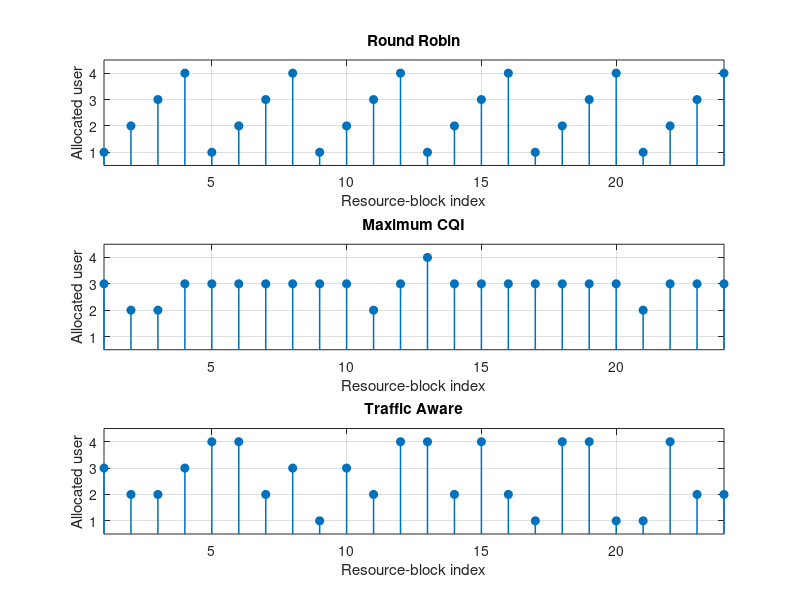
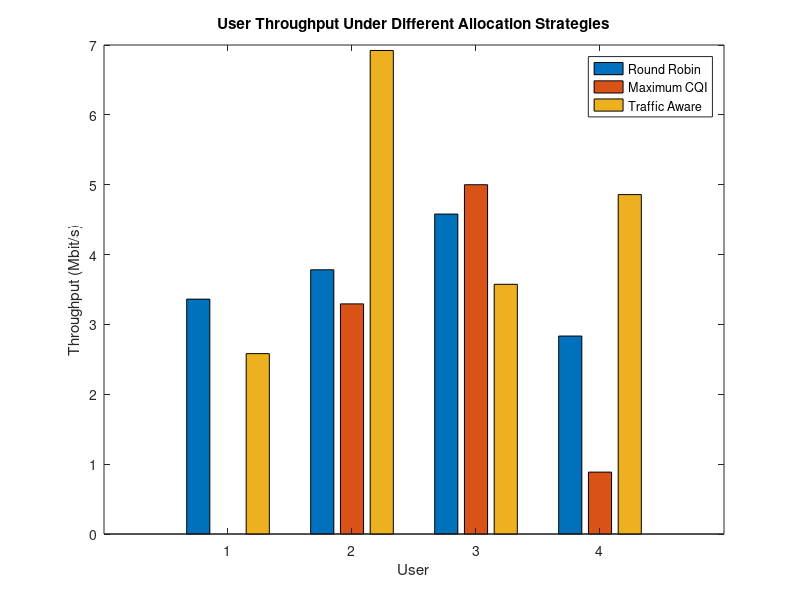

MATLAB code to generate these figures, in order:

clc;
clear;
close all;

%% Input Parameters
rng(7);                         % Repeatable random results

K = 4;                          % Number of users
NRB = 24;                       % Number of resource blocks
BRB = 180e3;                    % Bandwidth per RB (Hz)
Tslot = 1e-3;                   % Scheduling interval (seconds)
etaMax = 6;                     % Maximum spectral efficiency (bit/s/Hz)

avgSNRdB = [5 10 15 8];         % Average user SNR (dB)
trafficMbps = [8 12 5 10];      % Offered traffic (Mbit/s)

% Bits requested during one scheduling interval
demandBits = trafficMbps * 1e6 * Tslot;

%% Generate Channel Quality
snrVariation = 4 * randn(K, NRB);
snrDB = avgSNRdB(:) + snrVariation;
snrLinear = 10.^(snrDB / 10);

% Calculate spectral efficiency
spectralEfficiency = min(log2(1 + snrLinear), etaMax);

% Achievable bits per RB
rateBps = BRB * spectralEfficiency;
bitsPerRB = rateBps * Tslot;

strategyNames = {'Round Robin', 'Maximum CQI', 'Traffic Aware'};
allocations = zeros(K, NRB, 3);

%% Strategy 1: Round Robin Allocation
for n = 1:NRB
    user = mod(n - 1, K) + 1;
    allocations(user, n, 1) = 1;
end

%% Strategy 2: Maximum CQI Allocation
for n = 1:NRB
    [~, user] = max(snrDB(:, n));
    allocations(user, n, 2) = 1;
end

%% Strategy 3: Traffic-Aware Allocation
servedBits = zeros(K, 1);

for n = 1:NRB
    remainingBits = max(demandBits(:) - servedBits, 0);

    if all(remainingBits <= 0)
        break;
    end

    normalizedDemand = remainingBits ./ max(demandBits(:), eps);
    metric = bitsPerRB(:, n) .* normalizedDemand;

    metric(remainingBits <= 0) = -inf;

    [~, user] = max(metric);
    allocations(user, n, 3) = 1;

    deliveredBits = min(bitsPerRB(user, n), remainingBits(user));
    servedBits(user) = servedBits(user) + deliveredBits;
end

%% Performance Calculations
userThroughputMbps = zeros(K, 3);
totalThroughputMbps = zeros(1, 3);
jainFairness = zeros(1, 3);
utilization = zeros(1, 3);
unservedTrafficMbps = zeros(K, 3);
rbPerUser = zeros(K, 3);

for s = 1:3

    allocation = allocations(:, :, s);
    deliveredBits = sum(allocation .* bitsPerRB, 2);

    % Useful throughput
    usefulBits = min(deliveredBits, demandBits(:));
    userThroughputMbps(:, s) = usefulBits / Tslot / 1e6;

    totalThroughputMbps(s) = sum(userThroughputMbps(:, s));

    throughput = userThroughputMbps(:, s);

    % Jain's Fairness Index
    jainFairness(s) = sum(throughput)^2 / ...
        (K * sum(throughput.^2) + eps);

    % RB utilization
    allocatedRBs = sum(allocation(:));
    utilization(s) = allocatedRBs / NRB * 100;

    % Unserved traffic
    unservedTrafficMbps(:, s) = ...
        max(trafficMbps(:) - throughput, 0);

    rbPerUser(:, s) = sum(allocation, 2);

end

%% Display Results
fprintf('\nOFDMA RESOURCE-BLOCK ALLOCATION RESULTS\n');
fprintf('=======================================\n');

for s = 1:3

    fprintf('\n%s\n', strategyNames{s});
    fprintf('User\tRBs\tThroughput (Mbit/s)\tUnserved (Mbit/s)\n');

    for k = 1:K
        fprintf('%d\t%d\t%8.3f\t\t%8.3f\n', ...
            k, rbPerUser(k, s), ...
            userThroughputMbps(k, s), ...
            unservedTrafficMbps(k, s));
    end

    fprintf('Total throughput: %.3f Mbit/s\n', ...
        totalThroughputMbps(s));

    fprintf('Jain fairness: %.4f\n', jainFairness(s));

    fprintf('RB utilization: %.2f %%\n', utilization(s));

end

%% Allocation Maps Plotting
figure('Name', 'OFDMA Resource-Block Allocation');

for s = 1:3

    subplot(3, 1, s);

    [userIndex, rbIndex] = find(allocations(:, :, s));

    stem(rbIndex, userIndex, 'filled', 'LineWidth', 1.1);

    grid on;
    xlim([1 NRB]);
    ylim([0.5 K + 0.5]);
    yticks(1:K);

    xlabel('Resource-block index');
    ylabel('Allocated user');
    title(strategyNames{s});

end

%% Throughput Comparison Plotting
figure('Name', 'User Throughput Comparison');

bar(userThroughputMbps);

xlabel('User');
ylabel('Throughput (Mbit/s)');
title('User Throughput Under Different Allocation Strategies');

legend(strategyNames, 'Location', 'best');
